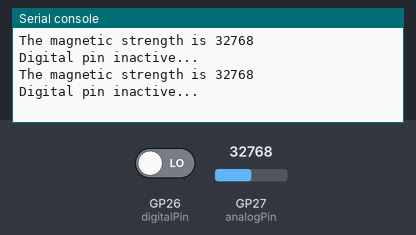
Recording of a program running on a simulated Raspberry Pi Pico running MicroPython. Shown: the last lines printed to the serial console. Inputs (shaded band) come from the test bench; at power-on: GP26 (digitalPin) LOW, GP27 (analogPin) = 32768 (analog values on the 0–65535 scale).

Above: at 1.2 s.
1.3 s: GP26 (digitalPin) driven HIGH
At 2.8 s:
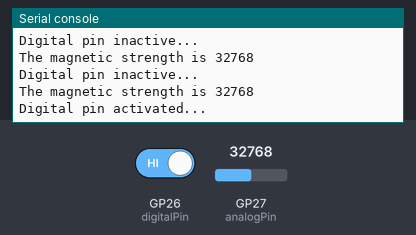
4.5 s: GP27 (analogPin) set to 45874
At 5.5 s:
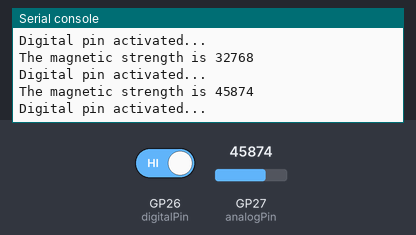
6.0 s: GP27 (analogPin) set to 57670
At 6.8 s:
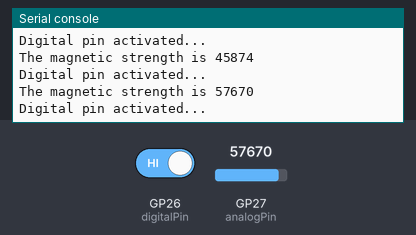
Timing chart, 0 to 9.0 s (numbered marks = the images above; inputs shaded):
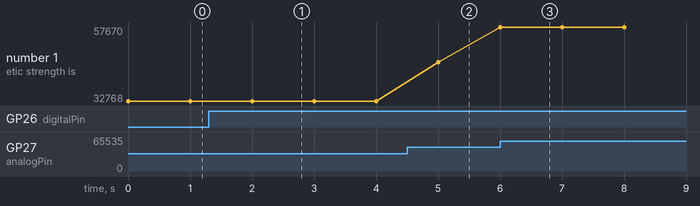

Measured:
- after the input at 1.3 s, the serial console: prints a new line after 0.70 s (image 1)
- after the input at 4.5 s, the serial console: prints a new line after 0.50 s (image 2)
- after the input at 6.0 s, the serial console: prints a new line at once (image 3)
- plotted number 1: 32768 → 45874 after the input at 4.5 s, 45874 → 57670 after the input at 6.0 s

The program:

main.py
```python
import time
from machine import ADC
from machine import Pin

# Pin setup
analogPin = ADC(27)
digitalPin = Pin(26, Pin.IN)

while True:
    analogValue = analogPin.read_u16()
    digitalValue = digitalPin.value()
    print("The magnetic strength is {}".format(analogValue))  # The stronger magnet the lower value it produce
    if digitalValue == True:
        print("Digital pin activated...")
    else:
        print("Digital pin inactive...")
    time.sleep(1)
```
